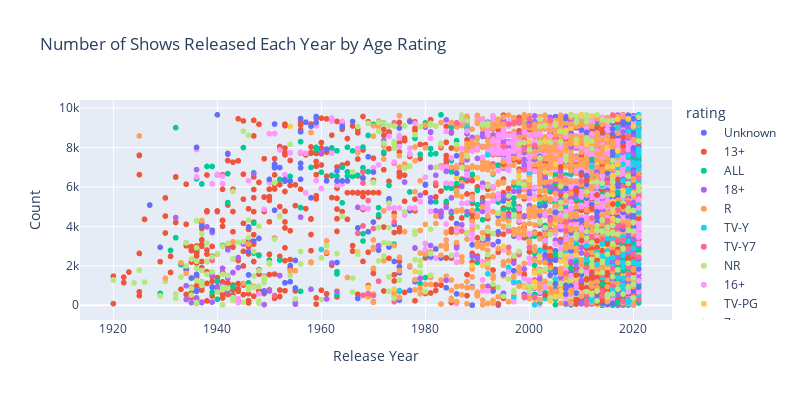

Source (notebook cell):
### Code cell
fig = px.scatter(
    df,
    x='release_year',
    color='rating',
    labels=dict(release_year = 'Release Year', index='Count'),
    width=800,
    height=400,
    title = 'Number of Shows Released Each Year by Age Rating'
)
fig.show()

### Figure 1 — Plotly figure (JSON) as saved in the notebook; plotly's stock layout.template omitted (floating-point values rounded to 4 significant figures; data arrays with more than 128 entries replaced by an {"elided": "..."} marker saying what was removed)
{"data": [{"hovertemplate": "rating=Unknown<br>Release Year=%{x}<br>Count=%{y}<extra></extra>", "legendgroup": "Unknown", "marker": {"color": "#636efa", "symbol": "circle"}, "mode": "markers", "name": "Unknown", "showlegend": true, "type": "scattergl", "x": {"elided": "337 int values"}, "xaxis": "x", "y": {"elided": "337 int values"}, "yaxis": "y"}, {"hovertemplate": "rating=13+<br>Release Year=%{x}<br>Count=%{y}<extra></extra>", "legendgroup": "13+", "marker": {"color": "#EF553B", "symbol": "circle"}, "mode": "markers", "name": "13+", "showlegend": true, "type": "scattergl", "x": {"elided": "2117 int values"}, "xaxis": "x", "y": {"elided": "2117 int values"}, "yaxis": "y"}, {"hovertemplate": "rating=ALL<br>Release Year=%{x}<br>Count=%{y}<extra></extra>", "legendgroup": "ALL", "marker": {"color": "#00cc96", "symbol": "circle"}, "mode": "markers", "name": "ALL", "showlegend": true, "type": "scattergl", "x": {"elided": "1268 int values"}, "xaxis": "x", "y": {"elided": "1268 int values"}, "yaxis": "y"}, {"hovertemplate": "rating=18+<br>Release Year=%{x}<br>Count=%{y}<extra></extra>", "legendgroup": "18+", "marker": {"color": "#ab63fa", "symbol": "circle"}, "mode": "markers", "name": "18+", "showlegend": true, "type": "scattergl", "x": {"elided": "1243 int values"}, "xaxis": "x", "y": {"elided": "1243 int values"}, "yaxis": "y"}, {"hovertemplate": "rating=R<br>Release Year=%{x}<br>Count=%{y}<extra></extra>", "legendgroup": "R", "marker": {"color": "#FFA15A", "symbol": "circle"}, "mode": "markers", "name": "R", "showlegend": true, "type": "scattergl", "x": {"elided": "1010 int values"}, "xaxis": "x", "y": {"elided": "1010 int values"}, "yaxis": "y"}, {"hovertemplate": "rating=TV-Y<br>Release Year=%{x}<br>Count=%{y}<extra></extra>", "legendgroup": "TV-Y", "marker": {"color": "#19d3f3", "symbol": "circle"}, "mode": "markers", "name": "TV-Y", "showlegend": true, "type": "scattergl", "x": [2001, 2011, 2014, 2003, 1997, 1975, 2012, 2018, 2005, 1998, 2019, 2016, 1997, 2016, 2012, 2005, 2011, 2013, 2011, 2012, 2014, 2016, 1992, 2015, 2014, 2016, 2014, 2014, 2016, 2016, 2015, 2015, 2014, 2014, 2014, 2016, 2017, 1996, 2016, 2015, 1989, 2009, 2007, 2014, 2008, 2012, 2020, 2018, 2019, 2002, 2006, 2003, 1960, 2009, 2018, 2019, 2013, 2011, 2003, 2021, 2015, 1998, 2015, 2004, 2000, 2021, 2017, 2019, 2014, 2015, 2014, 2020, 1988, 2021], "xaxis": "x", "y": [20, 101, 247, 360, 377, 744, 805, 863, 1126, 1139, 1175, 1200, 1201, 1217, 1275, 1332, 1345, 1350, 1352, 1391, 1446, 1523, 1596, 1627, 1628, 1629, 1630, 1631, 1632, 1633, 1634, 1635, 1636, 1637, 1638, 1817, 1874, 1924, 2104, 2278, 2468, 2469, 2624, 2659, 2682, 2720, 2721, 2722, 2723, 2741, 2822, 2824, 2829, 3146, 3150, 3151, 3160, 3245, 3253, 5111, 5460, 5868, 5875, 6166, 6754, 6863, 6984, 7907, 8490, 8541, 8578, 9002, 9035, 9655], "yaxis": "y"}, {"hovertemplate": "rating=TV-Y7<br>Release Year=%{x}<br>Count=%{y}<extra></extra>", "legendgroup": "TV-Y7", "marker": {"color": "#FF6692", "symbol": "circle"}, "mode": "markers", "name": "TV-Y7", "showlegend": true, "type": "scattergl", "x": [2020, 2015, 2018, 2011, 2014, 2019, 2014, 2009, 2005, 2013, 2001, 2020, 2017, 2011, 2019, 2013, 1998, 2013, 2000, 1996, 2009, 2008, 2021, 2011, 2010, 2011, 2019, 2007, 2008, 2008, 2018, 2006, 2015, 2014, 2006, 1993, 2021, 2005, 2021], "xaxis": "x", "y": [21, 28, 29, 30, 281, 359, 793, 921, 938, 1191, 1287, 1290, 1624, 1644, 1879, 1972, 2574, 2607, 2928, 2940, 3016, 3190, 4826, 4909, 5046, 5380, 5428, 5653, 5855, 5857, 6009, 6056, 6335, 6405, 6488, 7174, 7568, 8522, 9162], "yaxis": "y"}, {"hovertemplate": "rating=NR<br>Release Year=%{x}<br>Count=%{y}<extra></extra>", "legendgroup": "NR", "marker": {"color": "#B6E880", "symbol": "circle"}, "mode": "markers", "name": "NR", "showlegend": true, "type": "scattergl", "x": {"elided": "223 int values"}, "xaxis": "x", "y": {"elided": "223 int values"}, "yaxis": "y"}, {"hovertemplate": "rating=16+<br>Release Year=%{x}<br>Count=%{y}<extra></extra>", "legendgroup": "16+", "marker": {"color": "#FF97FF", "symbol": "circle"}, "mode": "markers", "name": "16+", "showlegend": true, "type": "scattergl", "x": {"elided": "1547 int values"}, "xaxis": "x", "y": {"elided": "1547 int values"}, "yaxis": "y"}, {"hovertemplate": "rating=TV-PG<br>Release Year=%{x}<br>Count=%{y}<extra></extra>", "legendgroup": "TV-PG", "marker": {"color": "#FECB52", "symbol": "circle"}, "mode": "markers", "name": "TV-PG", "showlegend": true, "type": "scattergl", "x": {"elided": "169 int values"}, "xaxis": "x", "y": {"elided": "169 int values"}, "yaxis": "y"}, {"hovertemplate": "rating=7+<br>Release Year=%{x}<br>Count=%{y}<extra></extra>", "legendgroup": "7+", "marker": {"color": "#636efa", "symbol": "circle"}, "mode": "markers", "name": "7+", "showlegend": true, "type": "scattergl", "x": {"elided": "385 int values"}, "xaxis": "x", "y": {"elided": "385 int values"}, "yaxis": "y"}, {"hovertemplate": "rating=TV-14<br>Release Year=%{x}<br>Count=%{y}<extra></extra>", "legendgroup": "TV-14", "marker": {"color": "#EF553B", "symbol": "circle"}, "mode": "markers", "name": "TV-14", "showlegend": true, "type": "scattergl", "x": {"elided": "208 int values"}, "xaxis": "x", "y": {"elided": "208 int values"}, "yaxis": "y"}, {"hovertemplate": "rating=TV-NR<br>Release Year=%{x}<br>Count=%{y}<extra></extra>", "legendgroup": "TV-NR", "marker": {"color": "#00cc96", "symbol": "circle"}, "mode": "markers", "name": "TV-NR", "showlegend": true, "type": "scattergl", "x": [2018, 2021, 2017, 2020, 2002, 2008, 2019, 2018, 2016, 2016, 2017, 2017, 2016, 2016, 2016, 2017, 2017, 2016, 2018, 2018, 2018, 2014, 2017, 2017, 2017, 2017, 2020, 2020, 2017, 2020, 2017, 2014, 2017, 2019, 2019, 2019, 2019, 2018, 2017, 2008, 2019, 2019, 2019, 2018, 2018, 2019, 2019, 2017, 2011, 2015, 2017, 2018, 2016, 2017, 2017, 2011, 2005, 2017, 2018, 2019, 2017, 2019, 2018, 2021, 2009, 2020, 2018, 2016, 2018, 2020, 1968, 2017, 2018, 2019, 2019, 2019, 2019, 2019, 2019, 2019, 2019, 2019, 2019, 2019, 2019, 2018, 2016, 2017, 2021, 2021, 2020, 2012, 2019, 2021, 2020, 2020, 2021, 2021, 2017, 2019, 1932, 1985, 2015, 2019, 2021], "xaxis": "x", "y": [65, 134, 140, 149, 157, 158, 183, 242, 518, 519, 608, 641, 778, 857, 858, 964, 1005, 1024, 1041, 1049, 1057, 1073, 1149, 1204, 1214, 1221, 1236, 1237, 1262, 1387, 1413, 1641, 1723, 1766, 1767, 1768, 1769, 1786, 1856, 1884, 1912, 1913, 1914, 1925, 1938, 1958, 1964, 2088, 2096, 2187, 2193, 2256, 2281, 2315, 2484, 2554, 2563, 2573, 2602, 2623, 2642, 2745, 2787, 2814, 3003, 3043, 3124, 3138, 3159, 3175, 3260, 3306, 3350, 3492, 3493, 3494, 3495, 3496, 3497, 3498, 3499, 3500, 3501, 3502, 3503, 3504, 5219, 5221, 5608, 7360, 7396, 7398, 7519, 7836, 8421, 8422, 8492, 8890, 9001, 9010, 9014, 9039, 9393, 9401, 9586], "yaxis": "y"}, {"hovertemplate": "rating=TV-G<br>Release Year=%{x}<br>Count=%{y}<extra></extra>", "legendgroup": "TV-G", "marker": {"color": "#ab63fa", "symbol": "circle"}, "mode": "markers", "name": "TV-G", "showlegend": true, "type": "scattergl", "x": [2007, 2010, 2018, 2010, 1955, 2019, 1961, 2017, 1963, 2000, 2012, 2020, 2012, 2018, 2010, 1984, 2002, 1979, 2006, 2010, 1999, 2013, 1962, 2008, 2016, 1990, 2017, 2006, 1985, 1989, 2019, 2010, 2020, 1978, 1986, 2010, 1981, 2012, 2006, 2020, 2019, 2002, 2014, 2014, 2000, 1998, 2006, 1987, 2004, 2020, 2016, 2016, 2021, 2016, 2021, 2019, 2021, 2021, 2021, 2020, 2008, 2006, 1984, 2013, 2021, 1999, 2021, 1999, 2020, 2021, 2020, 2020, 2008, 2020, 2020, 2021, 2018, 2021, 2019, 1995, 2008], "xaxis": "x", "y": [72, 74, 75, 128, 129, 248, 319, 514, 691, 844, 1032, 1050, 1089, 1156, 1264, 1267, 1358, 1369, 1418, 1727, 1840, 1862, 2139, 2207, 2237, 2385, 2386, 2488, 2504, 2505, 2652, 2653, 2705, 2910, 2911, 2932, 3031, 3128, 3209, 3359, 3569, 4125, 4462, 4465, 5765, 5783, 5787, 6028, 6029, 6053, 6059, 6071, 6110, 6122, 6202, 6426, 6556, 6618, 6632, 6763, 6781, 6782, 6794, 6818, 6851, 7010, 7084, 7149, 7208, 7216, 7649, 7720, 8037, 8489, 8531, 8746, 8798, 8875, 8983, 9304, 9338], "yaxis": "y"}, {"hovertemplate": "rating=PG-13<br>Release Year=%{x}<br>Count=%{y}<extra></extra>", "legendgroup": "PG-13", "marker": {"color": "#FFA15A", "symbol": "circle"}, "mode": "markers", "name": "PG-13", "showlegend": true, "type": "scattergl", "x": {"elided": "393 int values"}, "xaxis": "x", "y": {"elided": "393 int values"}, "yaxis": "y"}, {"hovertemplate": "rating=TV-MA<br>Release Year=%{x}<br>Count=%{y}<extra></extra>", "legendgroup": "TV-MA", "marker": {"color": "#19d3f3", "symbol": "circle"}, "mode": "markers", "name": "TV-MA", "showlegend": true, "type": "scattergl", "x": [2019, 2019, 2012, 2012, 2021, 2016, 2016, 2016, 2019, 2018, 2018, 2018, 2014, 2017, 2014, 2019, 2018, 2016, 2013, 2021, 2018, 2015, 2020, 2011, 2015, 2016, 2021, 2014, 2018, 2020, 2013, 2015, 2019, 2020, 2011, 2014, 2014, 2019, 2016, 2015, 2018, 2017, 2021, 2021, 2021, 2021, 2019, 2021, 2019, 2014, 2021, 2018, 2021, 2019, 2017, 2012, 2015, 2016, 2020, 2018, 2021, 2020, 2019, 2017, 2021, 1992, 2021, 2021, 2021, 2019, 2021, 2020, 2020, 2020, 2017, 2021, 2021], "xaxis": "x", "y": [145, 215, 232, 349, 404, 515, 670, 772, 775, 837, 1007, 1365, 1408, 1409, 1427, 1576, 1939, 1975, 2086, 2090, 2161, 2165, 2181, 2343, 2415, 2422, 2429, 2499, 2541, 2569, 2675, 2749, 2776, 2905, 3020, 3092, 3232, 3246, 3314, 3400, 3463, 3598, 4735, 4923, 5079, 5631, 5751, 5769, 5858, 6075, 6269, 6327, 6916, 6925, 7038, 7045, 7048, 7114, 7138, 7165, 7204, 7232, 7588, 7610, 7611, 7632, 7811, 7903, 8594, 8803, 8862, 8993, 8995, 9018, 9031, 9203, 9666], "yaxis": "y"}, {"hovertemplate": "rating=G<br>Release Year=%{x}<br>Count=%{y}<extra></extra>", "legendgroup": "G", "marker": {"color": "#FF6692", "symbol": "circle"}, "mode": "markers", "name": "G", "showlegend": true, "type": "scattergl", "x": [1974, 2018, 2018, 2011, 2021, 1999, 2001, 2014, 1999, 1951, 1970, 1968, 2011, 1969, 2011, 2014, 2016, 1971, 2014, 2019, 2007, 2016, 2019, 2011, 1939, 2021, 2020, 2011, 2019, 2016, 2018, 2017, 2014, 2011, 2012, 1967, 2017, 2016, 1996, 1987, 2007, 1970, 2016, 2018, 1968, 2017, 2015, 2007, 1974, 2015, 2004, 2012, 1952, 2019, 2017, 2017, 2019, 2019, 1969, 2021, 2021, 2021, 2021, 2015, 2021, 2012, 1968, 1982, 2015, 2016, 2010, 2021, 1968, 2017, 1999, 2018, 1999, 1995, 2001, 1999, 2019, 2019, 2000, 1996, 1997, 1986, 1998, 1974, 1998, 2004, 2000, 1987, 2016], "xaxis": "x", "y": [179, 209, 210, 224, 277, 391, 412, 465, 471, 495, 500, 504, 545, 598, 631, 717, 1000, 1224, 1520, 1590, 1618, 1850, 1921, 1927, 2274, 2439, 2568, 2592, 2869, 3181, 3297, 3298, 3346, 3380, 3483, 3651, 3745, 3746, 3766, 3767, 3774, 3893, 3975, 4017, 4025, 4034, 4086, 4222, 4232, 4297, 4335, 4427, 4512, 4704, 4832, 5145, 5162, 5191, 5312, 5414, 5441, 5619, 5637, 5701, 5737, 6194, 6199, 6200, 6219, 6290, 6303, 6451, 6758, 6780, 6869, 7815, 7964, 8055, 8102, 8373, 8526, 8575, 9122, 9187, 9255, 9256, 9260, 9261, 9373, 9377, 9470, 9630, 9652], "yaxis": "y"}, {"hovertemplate": "rating=PG<br>Release Year=%{x}<br>Count=%{y}<extra></extra>", "legendgroup": "PG", "marker": {"color": "#B6E880", "symbol": "circle"}, "mode": "markers", "name": "PG", "showlegend": true, "type": "scattergl", "x": {"elided": "253 int values"}, "xaxis": "x", "y": {"elided": "253 int values"}, "yaxis": "y"}, {"hovertemplate": "rating=NC-17<br>Release Year=%{x}<br>Count=%{y}<extra></extra>", "legendgroup": "NC-17", "marker": {"color": "#FF97FF", "symbol": "circle"}, "mode": "markers", "name": "NC-17", "showlegend": true, "type": "scattergl", "x": [2019, 2021, 2021], "xaxis": "x", "y": [692, 4943, 5377], "yaxis": "y"}, {"hovertemplate": "rating=UNRATED<br>Release Year=%{x}<br>Count=%{y}<extra></extra>", "legendgroup": "UNRATED", "marker": {"color": "#FECB52", "symbol": "circle"}, "mode": "markers", "name": "UNRATED", "showlegend": true, "type": "scattergl", "x": [2016, 2016, 2016, 2016, 2016, 2016, 2016, 2016, 2016, 2016, 2016, 2017, 2018, 2016, 2016, 2016, 2004, 2015, 2016, 2017, 2017, 2005, 2017, 2015, 2011, 2009, 2003, 2007, 2020, 2017, 2019, 2012, 2010], "xaxis": "x", "y": [4406, 4715, 5087, 5090, 5092, 5107, 5129, 5130, 5142, 5267, 5607, 5763, 5817, 5980, 6569, 6601, 6686, 7040, 7050, 7152, 7169, 7173, 7831, 7998, 8156, 8233, 8324, 8885, 9089, 9437, 9456, 9617, 9653], "yaxis": "y"}, {"hovertemplate": "rating=16<br>Release Year=%{x}<br>Count=%{y}<extra></extra>", "legendgroup": "16", "marker": {"color": "#636efa", "symbol": "circle"}, "mode": "markers", "name": "16", "showlegend": true, "type": "scattergl", "x": [2005], "xaxis": "x", "y": [4711], "yaxis": "y"}, {"hovertemplate": "rating=AGES_16_<br>Release Year=%{x}<br>Count=%{y}<extra></extra>", "legendgroup": "AGES_16_", "marker": {"color": "#EF553B", "symbol": "circle"}, "mode": "markers", "name": "AGES_16_", "showlegend": true, "type": "scattergl", "x": [2018, 2016], "xaxis": "x", "y": [5027, 5138], "yaxis": "y"}, {"hovertemplate": "rating=AGES_18_<br>Release Year=%{x}<br>Count=%{y}<extra></extra>", "legendgroup": "AGES_18_", "marker": {"color": "#00cc96", "symbol": "circle"}, "mode": "markers", "name": "AGES_18_", "showlegend": true, "type": "scattergl", "x": [2017, 2017, 2017], "xaxis": "x", "y": [5132, 5150, 5734], "yaxis": "y"}, {"hovertemplate": "rating=ALL_AGES<br>Release Year=%{x}<br>Count=%{y}<extra></extra>", "legendgroup": "ALL_AGES", "marker": {"color": "#ab63fa", "symbol": "circle"}, "mode": "markers", "name": "ALL_AGES", "showlegend": true, "type": "scattergl", "x": [2020], "xaxis": "x", "y": [5204], "yaxis": "y"}, {"hovertemplate": "rating=NOT_RATE<br>Release Year=%{x}<br>Count=%{y}<extra></extra>", "legendgroup": "NOT_RATE", "marker": {"color": "#FFA15A", "symbol": "circle"}, "mode": "markers", "name": "NOT_RATE", "showlegend": true, "type": "scattergl", "x": [2012, 2020, 1925], "xaxis": "x", "y": [6012, 6408, 8590], "yaxis": "y"}], "layout": {"height": 400, "legend": {"title": {"text": "rating"}, "tracegroupgap": 0}, "title": {"text": "Number of Shows Released Each Year by Age Rating"}, "width": 800, "xaxis": {"anchor": "y", "domain": [0, 1], "title": {"text": "Release Year"}}, "yaxis": {"anchor": "x", "domain": [0, 1], "title": {"text": "Count"}}}}
